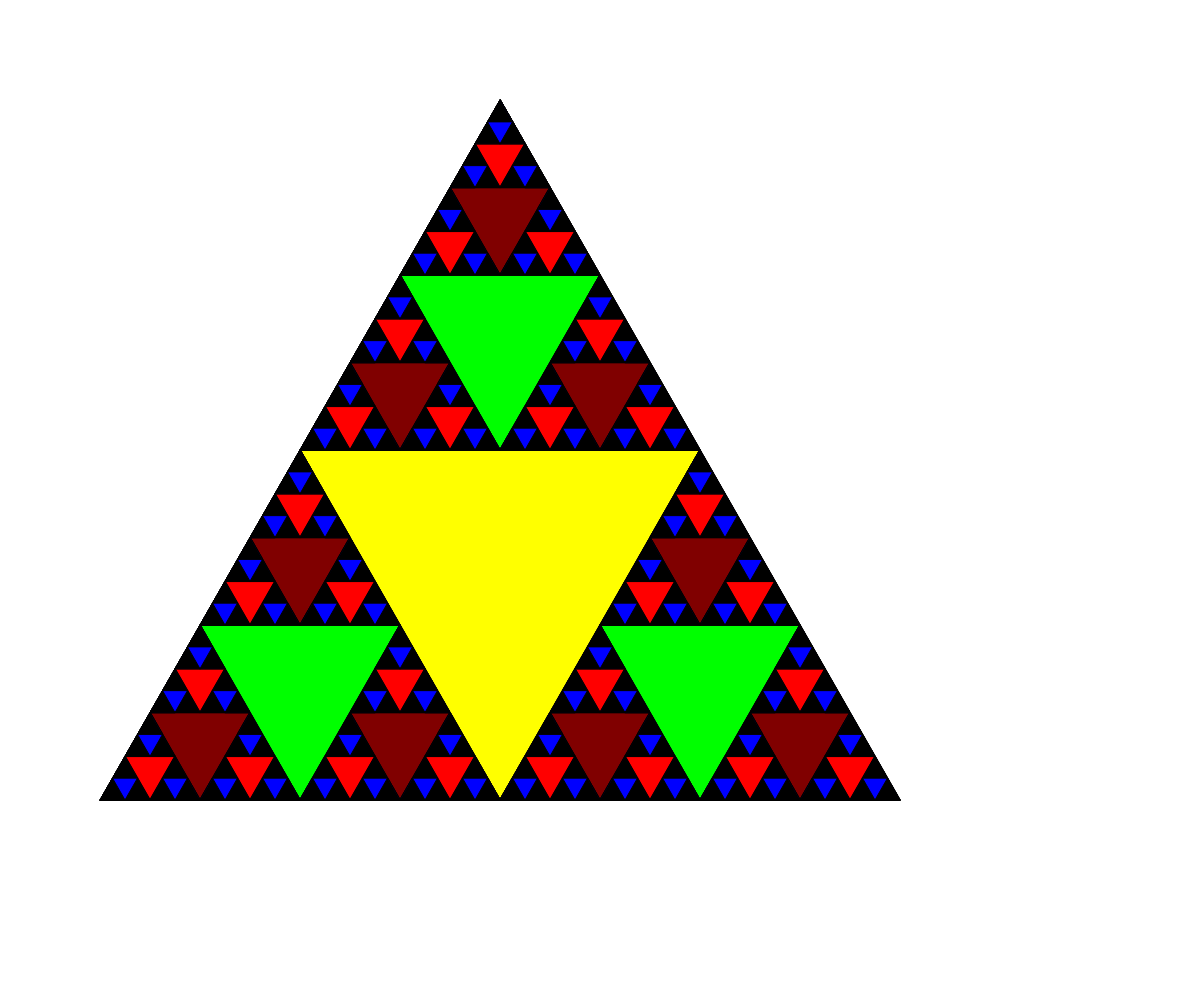
Frame 1 (no input)
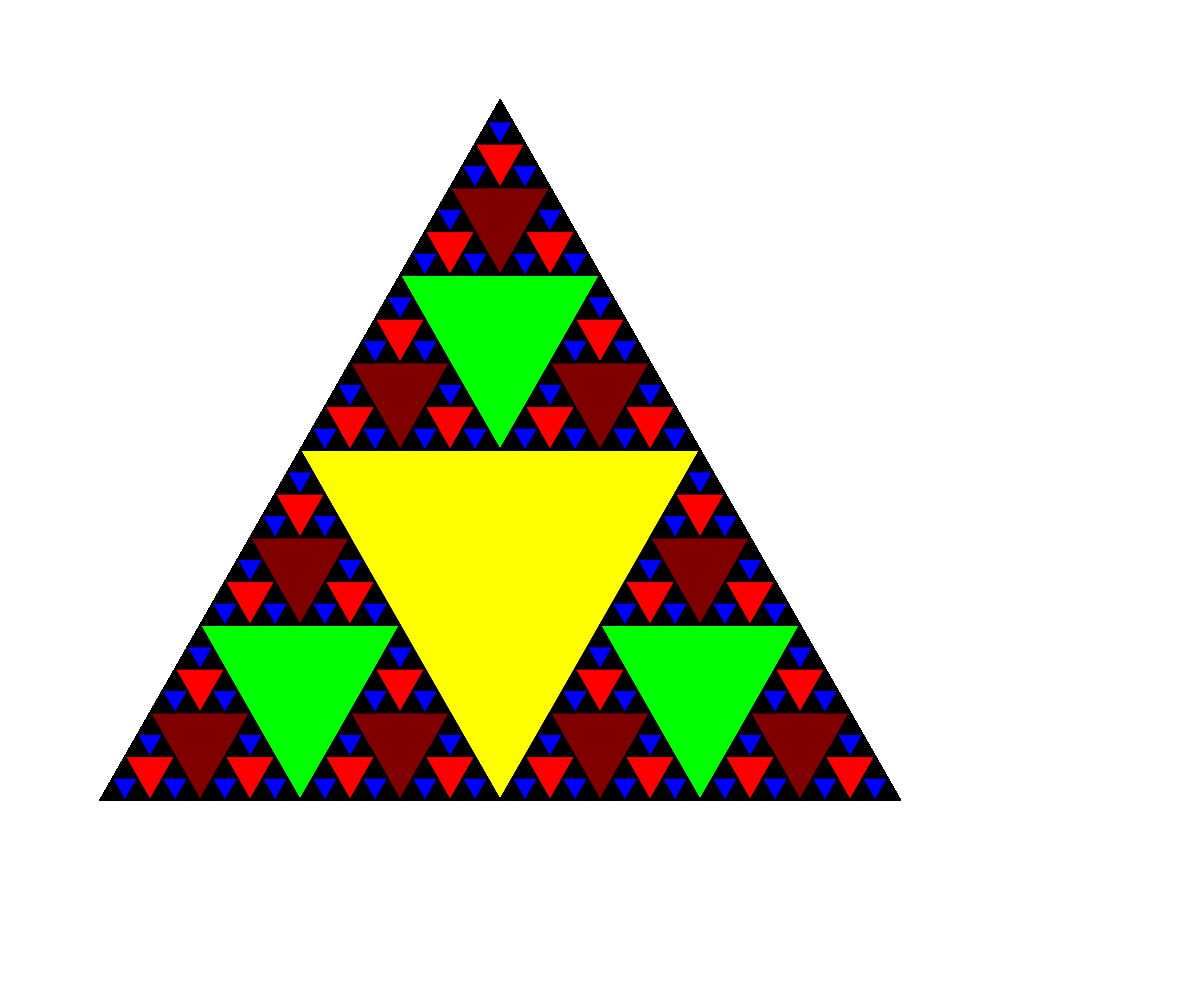
Frame 60 (no input)
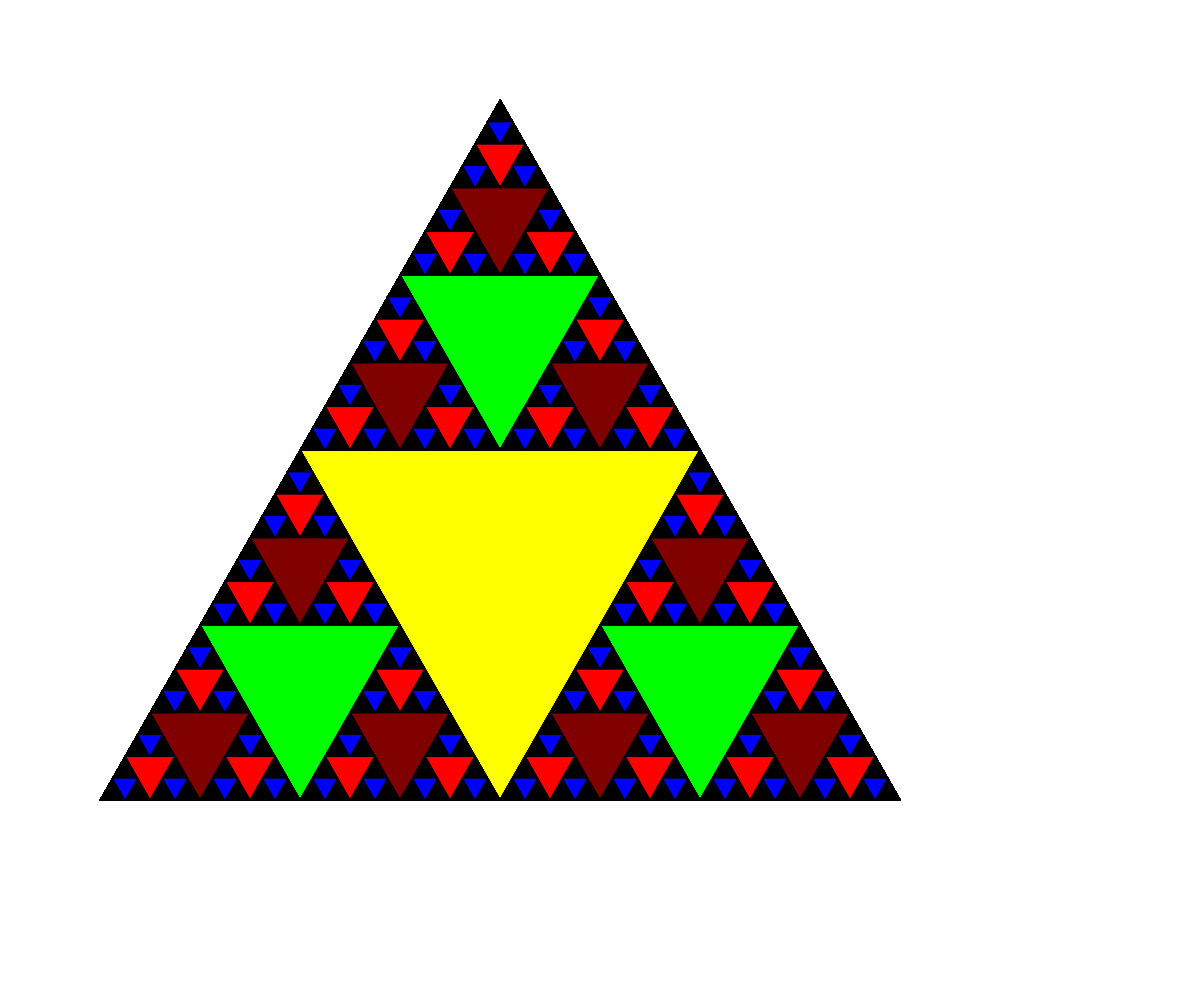
Frame 120 (the mouse pressed at the canvas centre since frame 60)

The p5.js sketch that drew these frames (run headless with seeded random() and noise() and a simulated clock; from frame 60 on, the mouse is pressed at the canvas centre):

// p5.js sketch
// ── sketch.js
// Fractal Triangle Demo
// Asir Ratnani
// Dec 20, 2018
//

let startingPoints = [{x: 500, y:100}, {x:100, y:800}, {x:900, y: 800}];


function setup() {
  createCanvas(windowWidth, windowHeight);
}

function draw() {
  sierpinski(startingPoints, 5)
}

function sierpinski(points, depth) {
  let theColors = ["black", "blue", "red", "maroon", "lime", "yellow", "white", "cyan"];
  fill(theColors[depth]); 
  triangle(points[0].x, points[0].y, points[1].x, points[1].y, points[2].x, points[2].y);
  if (depth > 0) {
    sierpinski([points[0],
          midPoint(points[0], points[1]),
          midPoint(points[0], points[2])],
        depth - 1);
    sierpinski([points[1],
          midPoint(points[0], points[1]),
          midPoint(points[1], points[2])],
        depth - 1);
    sierpinski([points[2],
          midPoint(points[0], points[2]),
          midPoint(points[1], points[2])],
        depth - 1);
    }
}
function midPoint(point1, point2) {
  let x = (point1.x + point2.x)/2;
  let y = (point1.y + point2.y)/2;
  return {x: x, y: y};
}
